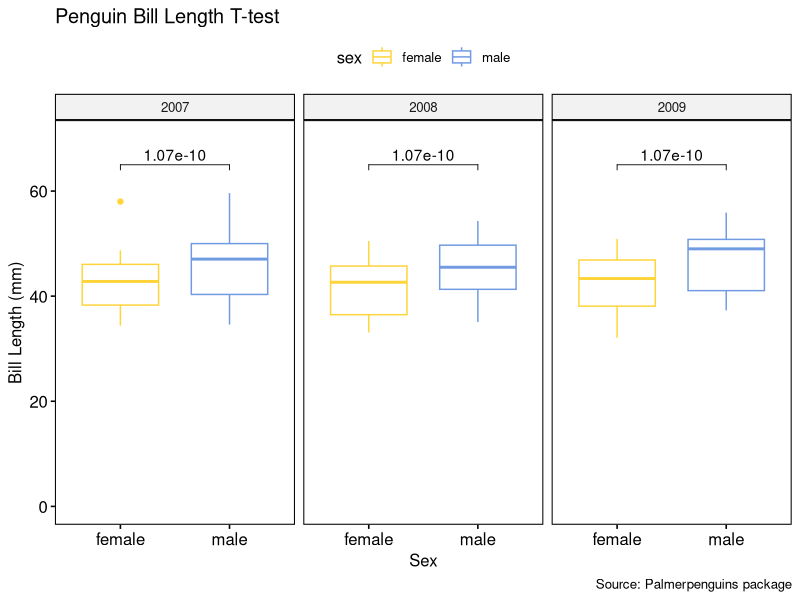
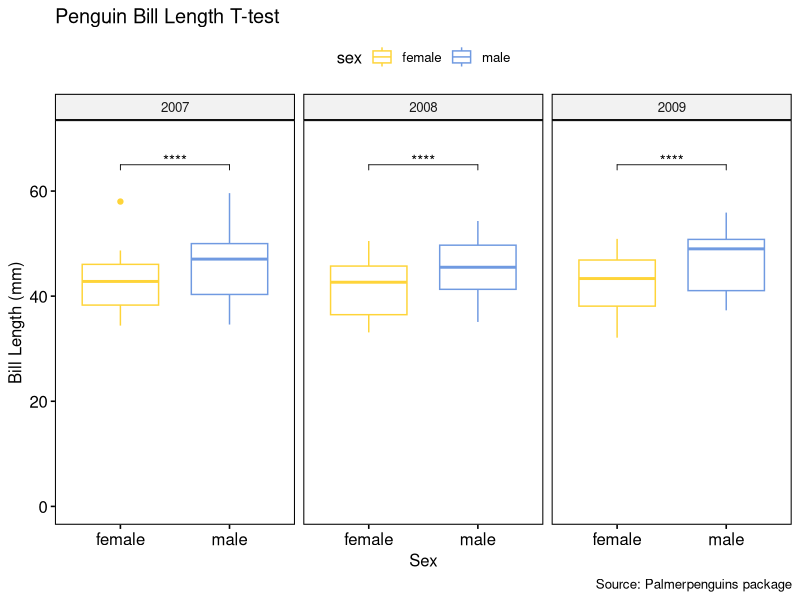

Generate these figures, in order, with R:
## ---- chunk 1
knitr::opts_chunk$set(echo = TRUE, message = FALSE, warning = FALSE)
## ---- chunk 2
library(tidyverse)
library(rstatix)
library(here)
library(ggplot2)
library(palmerpenguins)
## ---- chunk 3
#Full summary statistics
fullsum_penguins <- penguins %>% 
  get_summary_stats(year)
fullsum_penguins

#Grouped data summary statistics ; showing only common summary
groupsum_penguins <- penguins %>% 
  group_by(bill_length_mm, bill_depth_mm) %>% 
  get_summary_stats(year, type = "common")
groupsum_penguins

#Robust summary statistics
robustsum_penguins <- penguins %>% 
  get_summary_stats(year, type = "robust")
robustsum_penguins

#Summary statistics of only the mean and sd
meansdsum_penguins <- penguins %>% 
  get_summary_stats(year, type = "mean_sd")
meansdsum_penguins
## ---- chunk 4
#Outlier of palmer penguin data for bill length (mm) 
outliers1 <- penguins %>%
  group_by(species)%>%
  identify_outliers(bill_length_mm)
view(outliers1)

#Outlier of palmer penguin data for bill depth (mm)
outliers2 <- penguins %>%
  group_by(species)%>%
  identify_outliers(bill_depth_mm)
view(outliers2)
## ---- chunk 5
#Shapiro test function
normality <- penguins %>%
  group_by(species) %>%
  shapiro_test(bill_length_mm, bill_depth_mm, body_mass_g, flipper_length_mm)
view(normality)

## ---- chunk 6
## one-sample t-test
t_test1 <- penguins %>% 
  t_test(bill_length_mm ~ 1, mu = 0)
view(t_test1)

## two-samples paired t_test
t_test2 <- penguins %>% 
  t_test(bill_length_mm ~ sex) 
view(t_test2)

## How would you compute an unpaired t-test? Discuss with your neighbor
## ---- chunk 7
## First we need to install load the ggpubr package

library(ggpubr)

## Next step is to remove any unwanted NAs from data and plot, so we need to have a clean data set
penguins_clean1 <- penguins %>% 
  drop_na(sex)  ### dropping NAs from the sex column ###
view(penguins_clean1)

## t-test plot with brackets
ggboxplot(penguins_clean1, x = "sex", y = "bill_length_mm", 
          color = "sex", palette = "simpsons", 
          facet.by = "year", ylim = c(0,70)) +
  stat_pvalue_manual(t_test2, label = "p", y.position = 65) + 
  labs(title = "Penguin Bill Length T-test", 
       x = "Sex", y = "Bill Length (mm)", 
       caption = "Source: Palmerpenguins package")
  ### to remove brackets, use "remove.bracket = TRUE" within the stat_pvalue_manual function

## t-test plot that shows significance 
ggboxplot(penguins_clean1, x = "sex", y = "bill_length_mm", 
          color = "sex", palette = "simpsons", 
          facet.by = "year", ylim = c(0,70)) +
  stat_pvalue_manual(t_test2, label = "p.adj.signif", y.position = 65) +
  labs(title = "Penguin Bill Length T-test", 
       x = "Sex", y = "Bill Length (mm)", 
       caption = "Source: Palmerpenguins package")
  ### changes label from "p" to "p.adj.signif" ###
## ---- chunk 8
penguin_clean <- penguins %>% 
  drop_na()

#T-test effect size for one sample
effect_one <- penguins %>% 
  cohens_d(year ~ 1, mu = 0)
effect_one

#T-test effect size for two independent samples
effect_two <-penguin_clean %>% 
  cohens_d(bill_length_mm ~ sex, var.equal = TRUE) 
effect_two
## ---- chunk 9
penguins_clean <- penguins %>%
  drop_na() #for ANOVA testing, it is best to not have any NAs in the data

#one-way ANOVA
one_way_pens <-penguins_clean %>%
  anova_test(year ~ bill_length_mm)
get_anova_table(one_way_pens)

#grouped one-way ANOVA
group_anova <- penguins_clean %>%
  group_by(species) %>%
  anova_test(year ~ bill_length_mm)
get_anova_table(group_anova)

#two-way ANOVA
two_way_pens <- penguins_clean %>%
  anova_test(year ~ bill_length_mm*bill_depth_mm)
get_anova_table(two_way_pens)

#grouped two-way ANOVA
group_twopens <- penguins_clean %>%
  group_by(species) %>%
  anova_test(year ~ bill_length_mm*bill_depth_mm)
get_anova_table(group_twopens)
## ---- chunk 10

